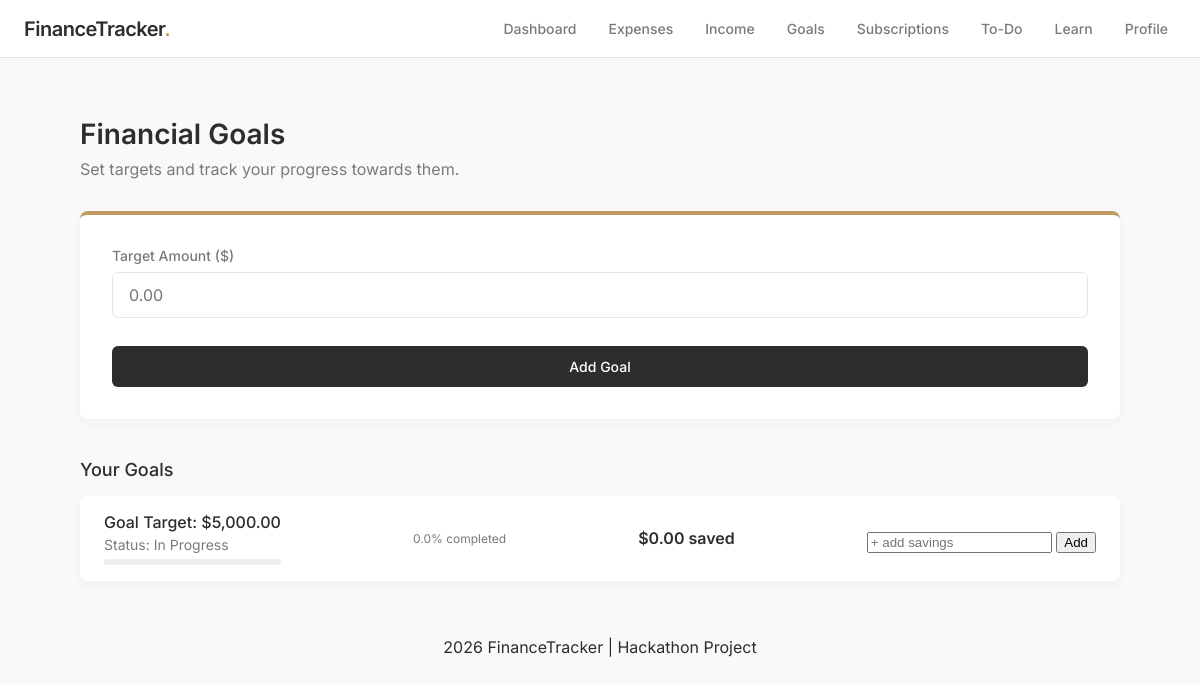
Before: /goals/oleksii with the older database file.
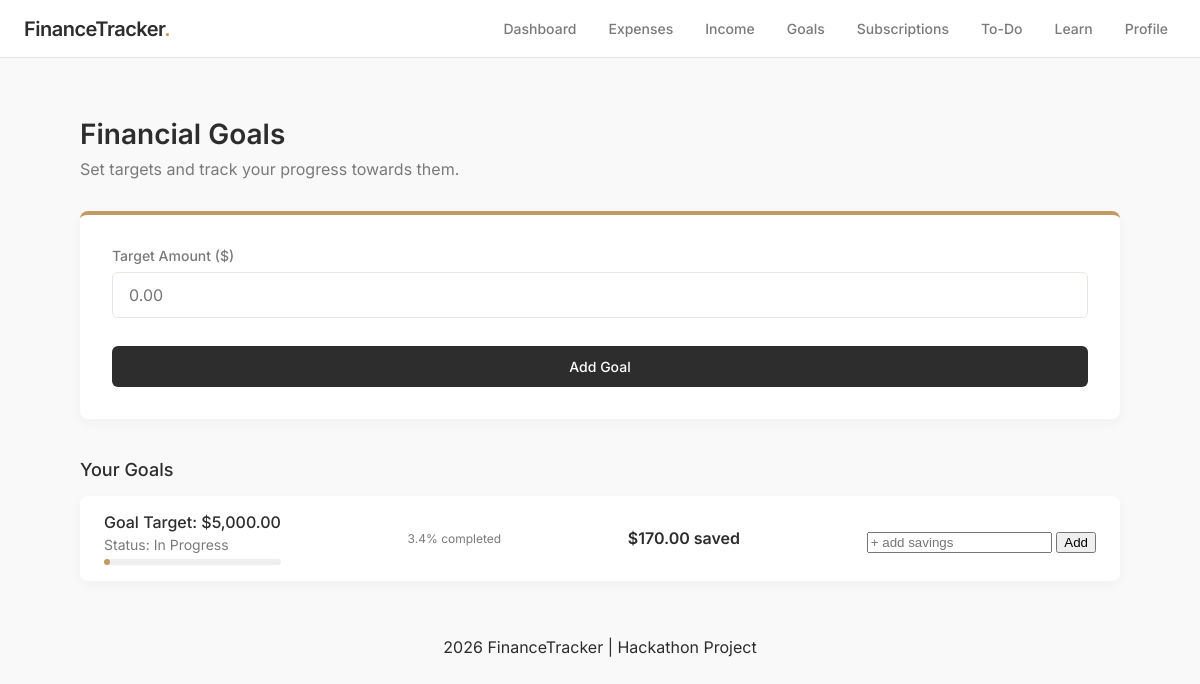
After: the same page with the newer database file.
### tables this page shows
CREATE TABLE goals (
        id INTEGER PRIMARY KEY AUTOINCREMENT,
        user_id INTEGER,
        target REAL,
        current REAL DEFAULT 0,
        completed INTEGER DEFAULT 0
    );

### app.py (the view, shortened to what this page needs)
@app.route("/goals/<username>", methods=["GET", "POST"])
def goals(username):
    user_id = get_user_id(username)
    if not user_id:
        return redirect(url_for("index"))
    conn = get_db()
    data = conn.execute(
        "SELECT * FROM goals WHERE user_id=?",
        (user_id,)
    ).fetchall()
    conn.close()
    return render_template("goals.html", data=data, username=username)

### app.py (called while the page is built)
def get_db():
    conn = sqlite3.connect(DB)
    conn.row_factory = sqlite3.Row
    return conn

def get_user_id(username):
    conn = get_db()
    user = conn.execute(
        "SELECT id FROM users WHERE username=?",
        (username,)
    ).fetchone()
    conn.close()
    return user["id"] if user else None

@app.context_processor
def inject_user():
    username = request.view_args.get("username") if request.view_args else None
    return dict(current_user=username)

### templates/goals.html (shortened to what this page needs)
{% extends "layout.html" %}
{% block navbar %}
    {% include "navbar.html" %}
{% endblock %}
{% block content %}
<div class="container">
    <div class="dashboard-header">
        <h1>Financial Goals</h1>
        <p>Set targets and track your progress towards them.</p>
    </div>
    <div class="form-card" style="border-top-color: #C29B62;">
        <form method="POST">
            <div class="form-group">
                <label>Target Amount ($)</label>
                <input type="number" step="0.01" name="target" class="form-control" placeholder="0.00" required>
            </div>
            <button type="submit" class="btn-primary" style="width: 100%; margin-top: 8px;">Add Goal</button>
        </form>
    </div>
    <h3 class="section-title">Your Goals</h3>
    <div class="transaction-list">
        {% if data %}
            {% for g in data %}
                <div class="transaction-item">
                    <div class="tx-details">
                        <h4>Goal Target: ${{ "{:,.2f}".format(g.target|float) }}</h4>
                        <p>Status: {% if g.completed %}Completed 🎉{% else %}In Progress{% endif %}</p>
                        <div style="background:#eee; height:6px; border-radius:6px; margin-top:6px;">
                            <div style="
                                width: {{ (g.current / g.target * 100) if g.target > 0 else 0 }}%;
                                background:#C29B62;
                                height:6px;
                                border-radius:6px;">
                            </div>
                        </div>
                    </div>
                    <p style="font-size: 12px; color: #7A7A7A;">
                        {{ ((g.current / g.target) * 100) | round(1) if g.target > 0 else 0 }}% completed
                    </p>
                    <div class="tx-amount" style="color: #2D2D2D;">
                        ${{ "{:,.2f}".format(g.current|float) }} saved
                    </div>
                    <form method="POST" action="/update_goal/{{ current_user }}/{{ g.id }}" style="margin-top:8px;">
                        <input type="number" step="0.01" name="amount" placeholder="+ add savings" required>
                        <button type="submit">Add</button>
                    </form>
                </div>
            {% endfor %}
        {% else %}
            <div class="empty-state" style="padding: 32px; text-align: center; color: #7A7A7A;">
                No goals set yet. Start dreaming big!
            </div>
        {% endif %}
    </div>
</div>
{% endblock %}

Changed rows visible on the page:
changed goals: target+current "0.0" → "3.4"; current "0.00" → "170.00"
